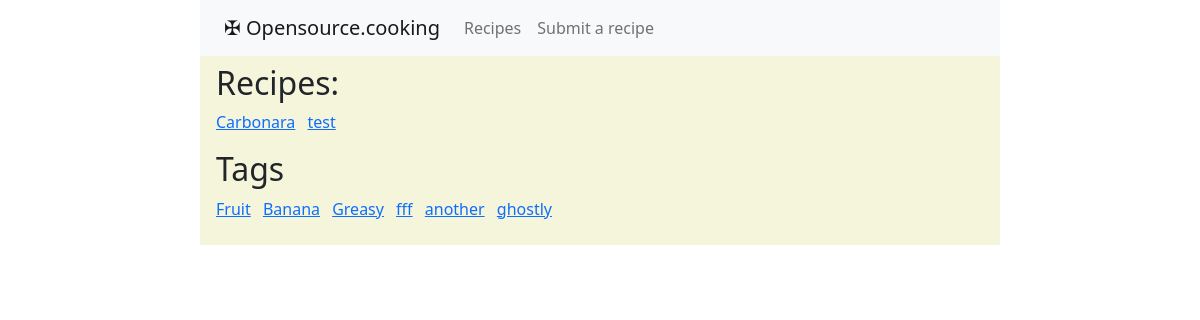
Before: / with the older database file.
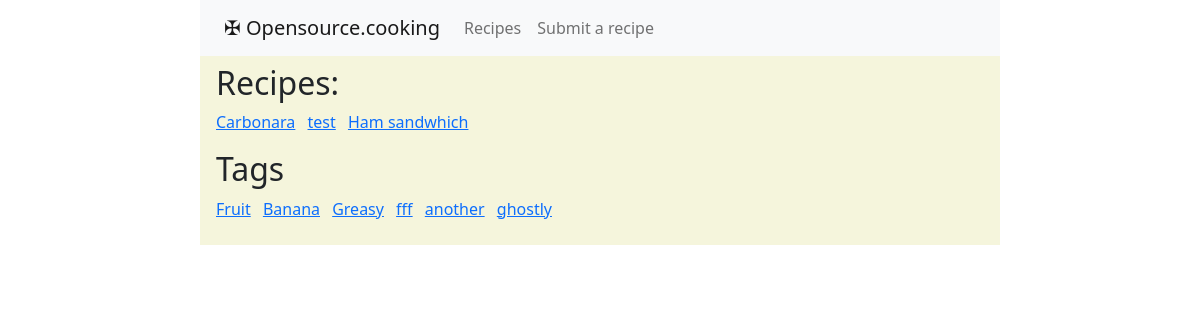
After: the same page with the newer database file.
### recipes/models.py (models this page shows, shortened)
class Recipe(models.Model):
  title = models.CharField(max_length=200)
  author = models.CharField(max_length=100, default="Anonymous")
  email = models.EmailField(max_length=254, blank=True)
  date_submitted = models.DateTimeField(auto_now_add=True)
  tags = models.ManyToManyField('Tag', related_name='recipes', blank=True)
  description = models.TextField(max_length=200, default=None)
  ingredients = models.TextField()
  instructions = models.TextField()
  link1 = models.URLField(max_length=300, blank=True)
  link2 = models.URLField(max_length=300, blank=True)
  visible = models.BooleanField(default=False)
  recipe_slug = models.SlugField(unique=True, default=ran_string(18))

class Tag(models.Model):
  name = models.CharField(max_length=100)
  slug = models.SlugField(unique=True, default=ran_string(18))

### recipes/views.py (the view)
# urls.py: path('', views.IndexView.as_view(), name='index'),
class IndexView(generic.ListView):
    template_name='recipes/index.html'
    def get_context_data(self,*args, **kwargs):
        context = super(IndexView, self).get_context_data(*args,**kwargs)
        context['recipe_list'] = Recipe.objects.filter(visible=True)
        context['tags'] = Tag.objects.all()
        return context
    def get_queryset(self):
        return Recipe.objects.filter(visible=True)

### recipes/templates/recipes/index.html
{% extends "recipes/base.html" %}
{% block content %}
<h2>Recipes:</h2>
{% if recipe_list %}
    <ul class="list-inline">
        {% for recipe in recipe_list %}
            <li class="list-inline-item"><a href="{% url 'recipes:detail' recipe.recipe_slug %}">{{ recipe.title }}</a></li>
        {% endfor %}
    </ul>
{% else %}
    <p> No recipes yet!</p>
{% endif %}
<h2>Tags</h2>
{% if tags %}
    <ul class="list-inline">
        {% for tag in tags %}
            <li class="list-inline-item"><a href="{% url 'recipes:tag' tag.slug %}">{{ tag.name }}</a></li>
        {% endfor %}
    </ul>
{% endif %}
{% endblock %}

### recipes/templates/recipes/base.html (shortened to what this page needs)
<!DOCTYPE html>
<html lang="en">
<head>
<link href="https://cdn.jsdelivr.net/npm/bootstrap@5.0.0-beta2/dist/css/bootstrap.min.css" rel="stylesheet">
</head>
<body>
<nav class=" px-4 col-md-8 mx-auto navbar navbar-expand-lg navbar-light bg-light">
  <a class="navbar-brand " href="/">&malt; Opensource.cooking</a>
  <div class="navbar-collapse" id="navbarNavAltMarkup">
    <div class="navbar-nav">
      <a class="nav-item nav-link" href="/">Recipes </a>
      <a class="nav-item nav-link" href="/submit/">Submit a recipe</a>
    </div>
  </div>
</nav>
<div style="background-color: beige;" class="text-right col-md-8 mx-auto  py-2 px-3 " >
    <div >
    {% block content %}
    {% endblock %}
    </div>
</div>
</body>
</html>

Changed rows visible on the page:
added Recipe: title "Ham sandwhich"
